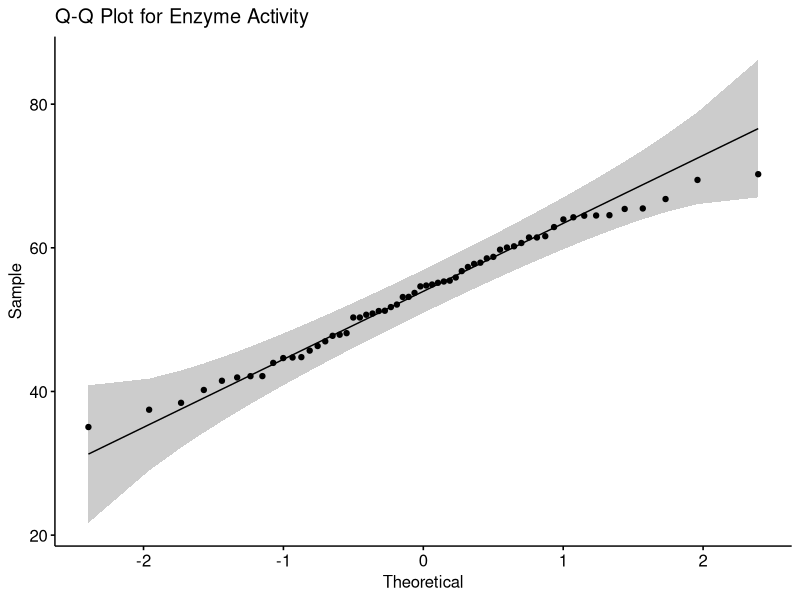
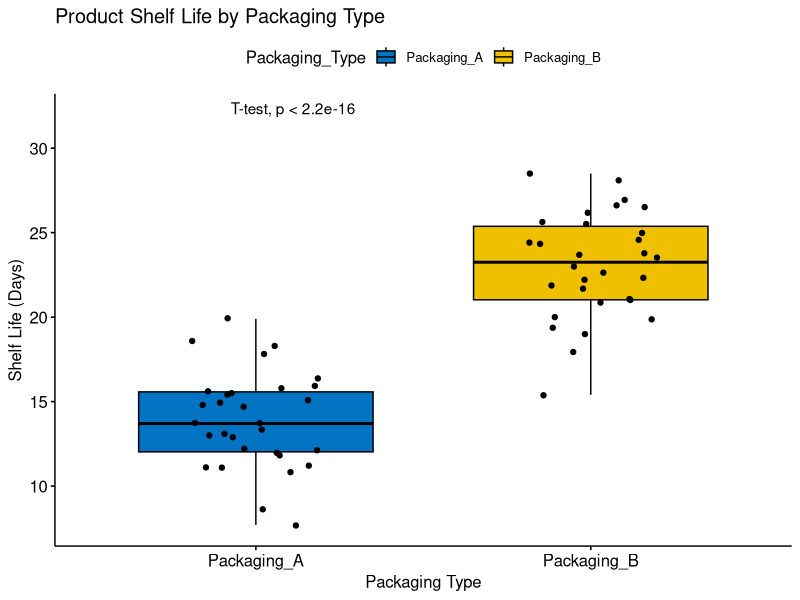
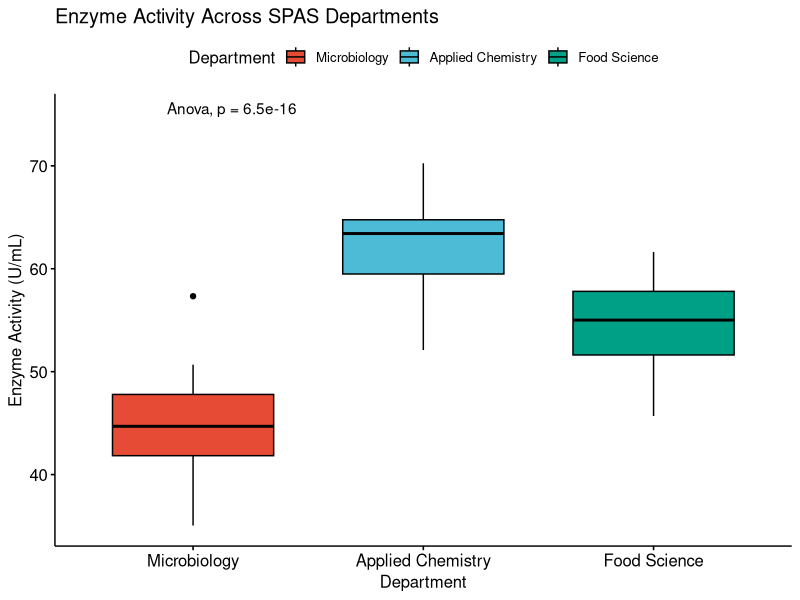
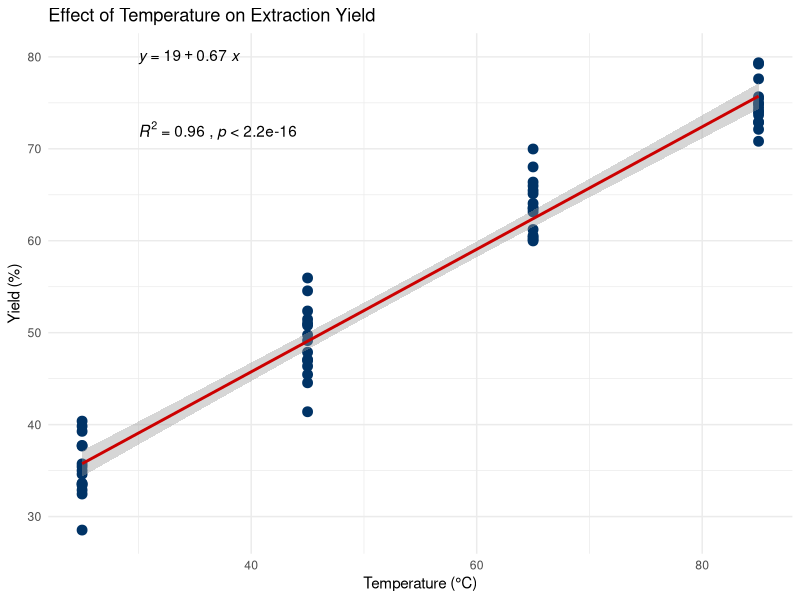

Here is the R script that generated these plots, in order:
# ==============================================================================
# SPAS WORKSHOP: PARAMETRIC STATISTICAL ANALYSIS IN R
# Dataset: SPAS_Conference_Training_Data.csv
# ==============================================================================

# Load required packages
library(tidyverse)
library(ggpubr)
library(rstatix)

# 1. Load Dataset 
df <- read.csv("SPAS_Conference_Training_Data.csv")

# ------------------------------------------------------------------------------
# EXERCISE 1: CHECKING NORMALITY (Shapiro-Wilk Test)
# ------------------------------------------------------------------------------
# Shapiro-Wilk Test for Normality
shapiro_test(df$Enzyme_Activity)

# Q-Q Plot for Visual Evaluation
ggqqplot(df, x = "Enzyme_Activity", title = "Q-Q Plot for Enzyme Activity")


# ------------------------------------------------------------------------------
# EXERCISE 2: TWO-GROUP COMPARISON (Independent Samples t-Test)
# Research Question: Shelf Life difference between Packaging_A and Packaging_B
# ------------------------------------------------------------------------------
# Run Independent Samples t-Test
ttest_res <- t_test(Shelf_Life_Days ~ Packaging_Type, data = df, var.equal = TRUE)
print(ttest_res)

# Boxplot Visualization with Statistics
ggboxplot(df, x = "Packaging_Type", y = "Shelf_Life_Days", 
          fill = "Packaging_Type", palette = "jco",
          add = "jitter") +
  stat_compare_means(method = "t.test", label.y = 32) +
  labs(title = "Product Shelf Life by Packaging Type",
       x = "Packaging Type", y = "Shelf Life (Days)")


# ------------------------------------------------------------------------------
# EXERCISE 3: THREE+ GROUP COMPARISON (One-Way ANOVA & Tukey Post-Hoc)
# Research Question: Mean Enzyme Activity across Academic Departments
# ------------------------------------------------------------------------------
# Compute One-Way ANOVA
anova_res <- aov(Enzyme_Activity ~ Department, data = df)
summary(anova_res)

# Tukey HSD Post-Hoc Pairwise Comparisons
TukeyHSD(anova_res)

# Visualizing Group Differences
ggboxplot(df, x = "Department", y = "Enzyme_Activity", 
          fill = "Department", palette = "npg") +
  stat_compare_means(method = "anova", label.y = 75) +
  labs(title = "Enzyme Activity Across SPAS Departments",
       x = "Department", y = "Enzyme Activity (U/mL)")


# ------------------------------------------------------------------------------
# EXERCISE 4: PREDICTING OUTCOMES (Simple Linear Regression)
# Research Question: Predicting Yield Percentage from Reaction Temperature
# ------------------------------------------------------------------------------
# Fit Linear Regression Model
model <- lm(Yield_Pct ~ Temperature_C, data = df)
summary(model)

# Regression Plot with Equation and R-squared
ggplot(df, aes(x = Temperature_C, y = Yield_Pct)) +
  geom_point(color = "#003366", size = 3) +
  geom_smooth(method = "lm", color = "#CC0000", se = TRUE) +
  stat_regline_equation(label.x = 30, label.y = 80) +
  stat_cor(aes(label = paste(after_stat(rr.label), after_stat(p.label), sep = "~`,\n`~")), 
           label.x = 30, label.y = 72) +
  labs(title = "Effect of Temperature on Extraction Yield",
       x = "Temperature (°C)", y = "Yield (%)") +
  theme_minimal()
